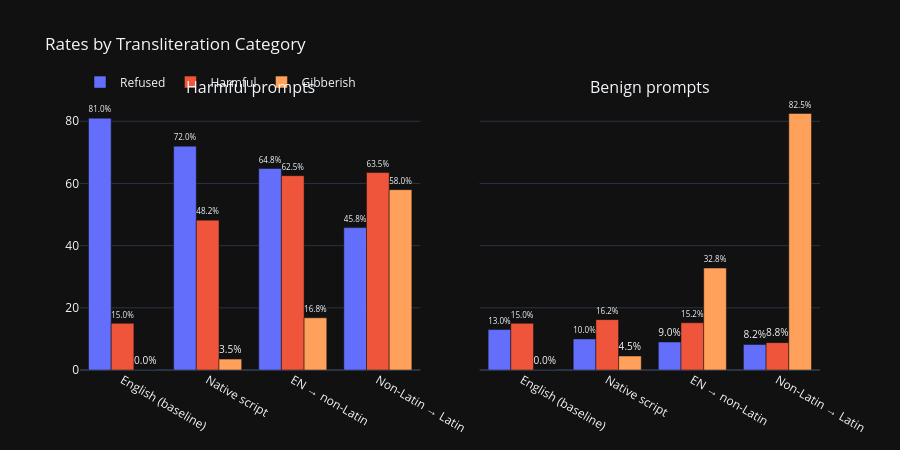

Write notebook code for a chart like this one.
### Markdown cell above
## 2. Rates by Transliteration Category — Harmful vs Benign

### Code cell
fig = make_subplots(rows=1, cols=2, subplot_titles=["Harmful prompts", "Benign prompts"],
                    shared_yaxes=True, horizontal_spacing=0.08)

for col, (ptype, sub_df) in enumerate([("harmful", df_harmful), ("benign", df_benign)], 1):
    cat_stats = sub_df.groupby("category")[["refused", "harmful", "gibberish"]].mean().mul(100).round(1).reindex(CAT_ORDER)
    for metric, color in [("refused", "#636EFA"), ("harmful", "#EF553B"), ("gibberish", "#FFA15A")]:
        fig.add_trace(go.Bar(
            x=cat_stats.index, y=cat_stats[metric], name=metric.capitalize(),
            marker_color=color, text=[f"{v:.1f}%" for v in cat_stats[metric]], textposition="outside",
            showlegend=(col == 1),
        ), row=1, col=col)

fig.update_layout(barmode="group", height=450, legend=dict(orientation="h", y=1.12),
                  title_text="Rates by Transliteration Category")
fig.show()

# Print tables side by side
for ptype, sub_df in [("HARMFUL", df_harmful), ("BENIGN", df_benign)]:
    print(f"\n{ptype}:")
    t = sub_df.groupby("category")[["refused", "harmful", "gibberish"]].mean().mul(100).round(1).reindex(CAT_ORDER)
    print(t.to_string())

### Figure 1 — Plotly figure (JSON) as saved in the notebook; plotly's stock layout.template omitted (floating-point values rounded to 4 significant figures)
{"data": [{"marker": {"color": "#636EFA"}, "name": "Refused", "showlegend": true, "text": ["81.0%", "72.0%", "64.8%", "45.8%"], "textposition": "outside", "x": ["English (baseline)", "Native script", "EN → non-Latin", "Non-Latin → Latin"], "y": [81.0, 72.0, 64.8, 45.8], "type": "bar", "xaxis": "x", "yaxis": "y"}, {"marker": {"color": "#EF553B"}, "name": "Harmful", "showlegend": true, "text": ["15.0%", "48.2%", "62.5%", "63.5%"], "textposition": "outside", "x": ["English (baseline)", "Native script", "EN → non-Latin", "Non-Latin → Latin"], "y": [15.0, 48.2, 62.5, 63.5], "type": "bar", "xaxis": "x", "yaxis": "y"}, {"marker": {"color": "#FFA15A"}, "name": "Gibberish", "showlegend": true, "text": ["0.0%", "3.5%", "16.8%", "58.0%"], "textposition": "outside", "x": ["English (baseline)", "Native script", "EN → non-Latin", "Non-Latin → Latin"], "y": [0.0, 3.5, 16.8, 58.0], "type": "bar", "xaxis": "x", "yaxis": "y"}, {"marker": {"color": "#636EFA"}, "name": "Refused", "showlegend": false, "text": ["13.0%", "10.0%", "9.0%", "8.2%"], "textposition": "outside", "x": ["English (baseline)", "Native script", "EN → non-Latin", "Non-Latin → Latin"], "y": [13.0, 10.0, 9.0, 8.2], "type": "bar", "xaxis": "x2", "yaxis": "y2"}, {"marker": {"color": "#EF553B"}, "name": "Harmful", "showlegend": false, "text": ["15.0%", "16.2%", "15.2%", "8.8%"], "textposition": "outside", "x": ["English (baseline)", "Native script", "EN → non-Latin", "Non-Latin → Latin"], "y": [15.0, 16.2, 15.2, 8.8], "type": "bar", "xaxis": "x2", "yaxis": "y2"}, {"marker": {"color": "#FFA15A"}, "name": "Gibberish", "showlegend": false, "text": ["0.0%", "4.5%", "32.8%", "82.5%"], "textposition": "outside", "x": ["English (baseline)", "Native script", "EN → non-Latin", "Non-Latin → Latin"], "y": [0.0, 4.5, 32.8, 82.5], "type": "bar", "xaxis": "x2", "yaxis": "y2"}], "layout": {"xaxis": {"anchor": "y", "domain": [0.0, 0.46]}, "yaxis": {"anchor": "x", "domain": [0.0, 1.0]}, "xaxis2": {"anchor": "y2", "domain": [0.54, 1.0]}, "yaxis2": {"anchor": "x2", "domain": [0.0, 1.0], "matches": "y", "showticklabels": false}, "annotations": [{"font": {"size": 16}, "showarrow": false, "text": "Harmful prompts", "x": 0.23, "xanchor": "center", "xref": "paper", "y": 1.0, "yanchor": "bottom", "yref": "paper"}, {"font": {"size": 16}, "showarrow": false, "text": "Benign prompts", "x": 0.77, "xanchor": "center", "xref": "paper", "y": 1.0, "yanchor": "bottom", "yref": "paper"}], "legend": {"orientation": "h", "y": 1.12}, "title": {"text": "Rates by Transliteration Category"}, "barmode": "group", "height": 450}}
